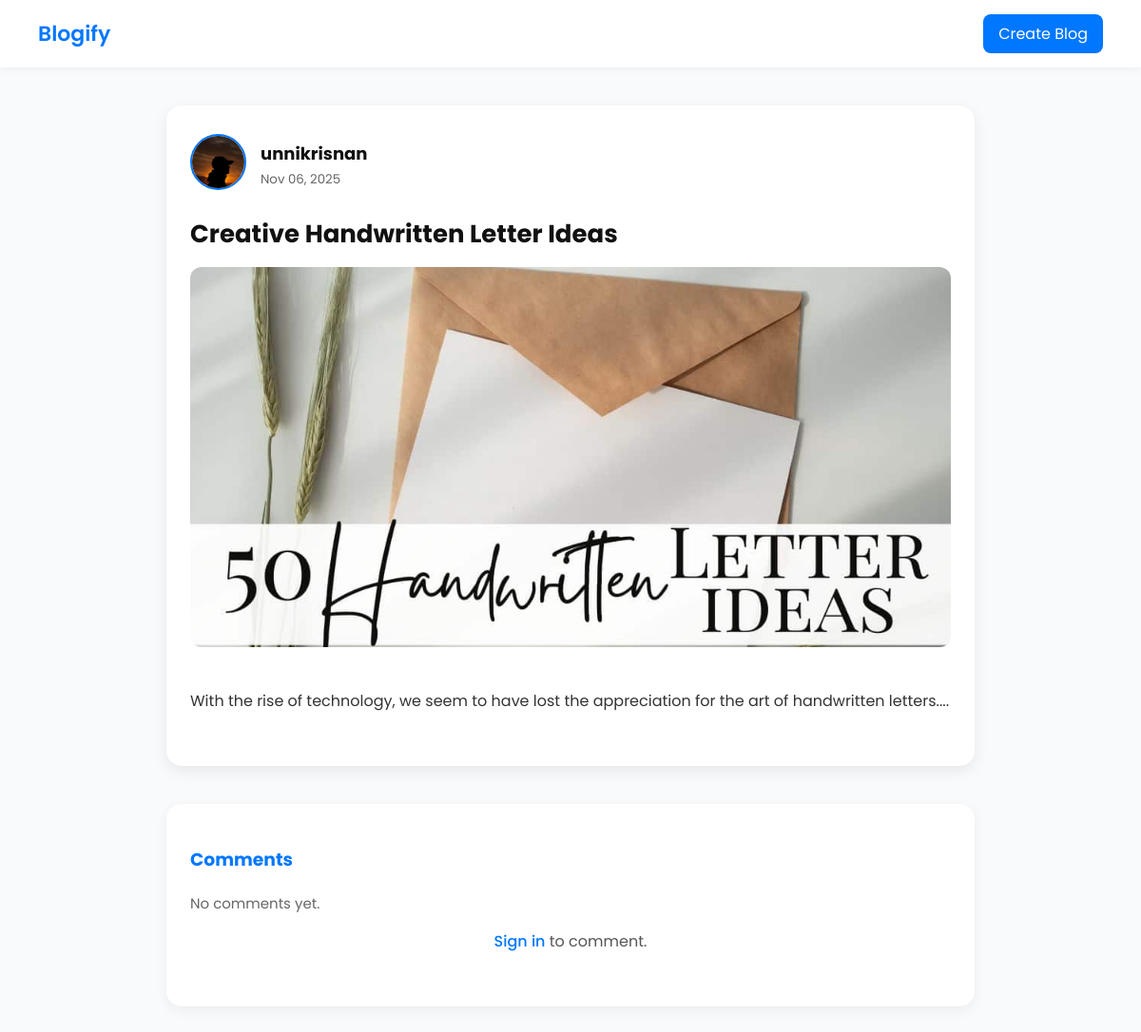
The page /post/8/ on the database as committed earlier.
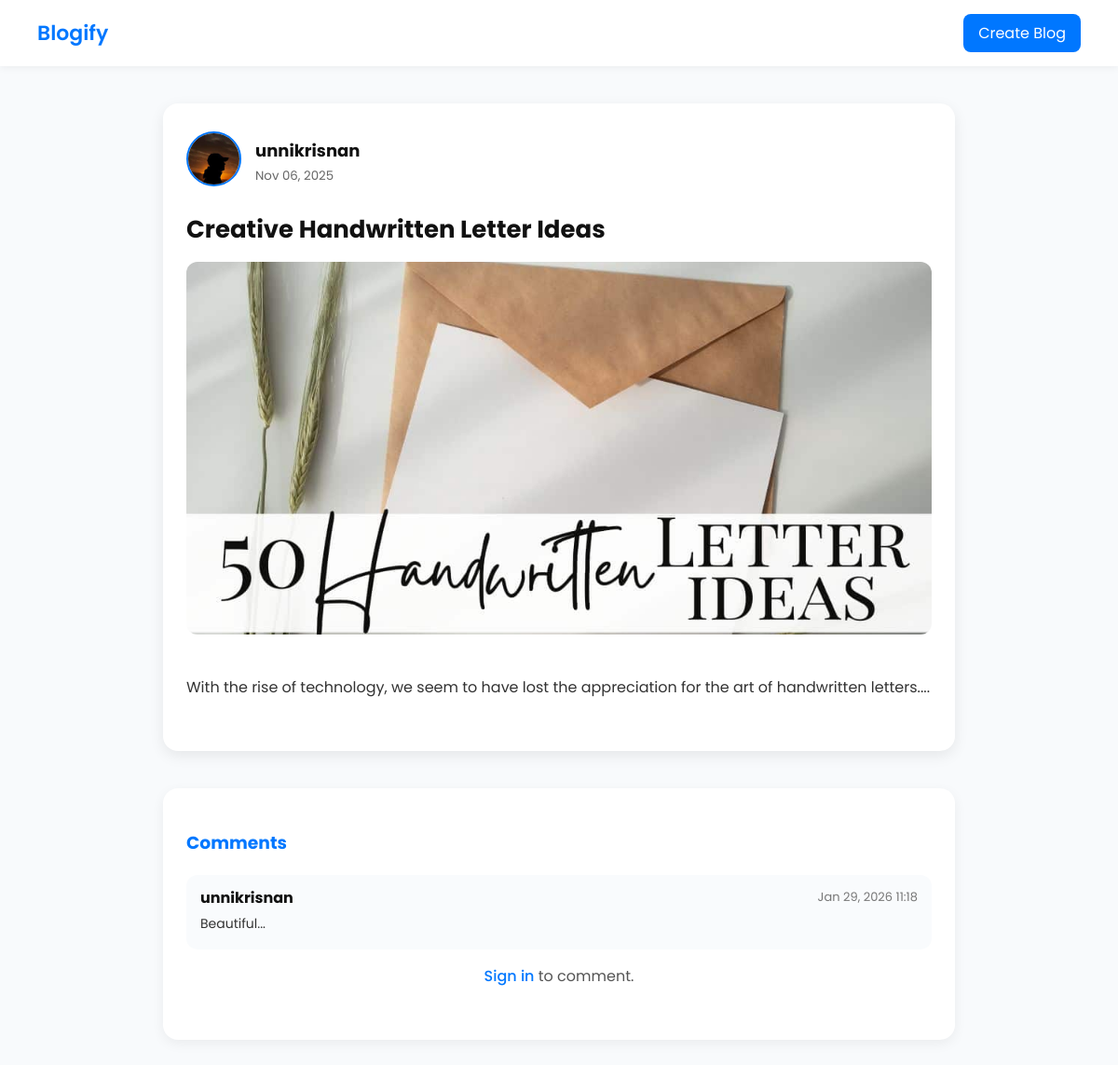
The same page on the database as committed later.
### app/models.py (models this page shows, shortened)
class Blog(models.Model):
    author = models.ForeignKey(User, on_delete=models.CASCADE)
    title = models.CharField(max_length=255)
    content = models.TextField()
    image = models.ImageField(upload_to='blog_images/', blank=True, null=True)
    category = models.ForeignKey(Category, on_delete=models.SET_NULL, null=True, blank=True, related_name='blogs')
    created_at = models.DateTimeField(auto_now_add=True)

class Profile(models.Model):
    user = models.OneToOneField(User, on_delete=models.CASCADE)
    image = models.ImageField(upload_to='profile_pics/', default='default.jpg')

class Comment(models.Model):
    post = models.ForeignKey(Blog, on_delete=models.CASCADE, related_name='comments')
    user = models.ForeignKey(User, on_delete=models.CASCADE)
    content = models.TextField()
    created_at = models.DateTimeField(auto_now_add=True)

### app/views.py (the view)
# urls.py: path('post/<int:id>/', views.post_detail, name='post_detail'),
def post_detail(request, id):
    post = get_object_or_404(Blog, id=id)
    return render(request, 'post_detail.html', {'post': post})

### templates/post_detail.html (shortened to what this page needs)
<!DOCTYPE html>
<html lang="en">
<head>
  {% load static %}
  <link rel="stylesheet" href="{% static 'css/post_detail.css' %}">
</head>
<body>
  <nav class="navbar">
    <a href="{% url 'home' %}" class="logo">Blogify</a>
    <a href="{% url 'crtblog' %}" class="btn">Create Blog</a>
  </nav>
  <div class="post-box">
    <div class="post-header">
      <a href="{% url 'profile' post.author.username %}">
        {% if post.author.profile.image %}
          <img src="{{ post.author.profile.image.url }}" alt="{{ post.author.username }}" class="profile-pic">
        {% else %}
          <img src="{% static 'images/default.jpg' %}" alt="Default" class="profile-pic">
        {% endif %}
      </a>
      <div class="author-info">
        <h3>{{ post.author.username }}</h3>
        <small>{{ post.created_at|date:"M d, Y" }}</small>
      </div>
    </div>
    <h2 class="post-title">{{ post.title }}</h2>
    {% if post.image %}
      <img src="{{ post.image.url }}" alt="{{ post.title }}" class="post-image">
    {% endif %}
    <div class="post-caption">
      <p>{{ post.content }}</p>
    </div>
  </div>
  <section class="comments-section">
    <h3>Comments</h3>
    {% for comment in post.comments.all %}
      <div class="comment">
        <div class="comment-header">
          <strong>{{ comment.user.username }}</strong>
          <span class="comment-date">{{ comment.created_at|date:"M d, Y H:i" }}</span>
        </div>
        <p>{{ comment.content }}</p>
      </div>
    {% empty %}
      <p class="no-comments">No comments yet.</p>
    {% endfor %}
    {% if user.is_authenticated %}
      <form action="{% url 'add_comment' post.id %}" method="POST" class="comment-form">
        {% csrf_token %}
        <textarea name="content" rows="2" placeholder="Add a comment..." required></textarea>
        <button type="submit">Post</button>
      </form>
    {% else %}
      <p class="signin-prompt"><a href="{% url 'loginusr' %}">Sign in</a> to comment.</p>
    {% endif %}
  </section>
</body>
</html>

### static/css/post_detail.css (style rules this page uses)
body { font-family: "Poppins", sans-serif; background: #f8fafc; margin: 0; color: #222; }
.navbar { display: flex; justify-content: space-between; align-items: center; background: #fff; padding: 15px 40px; box-shadow: 0 2px 8px rgba(0,0,0,0.05); }
.logo { font-size: 22px; font-weight: 600; color: #0077ff; text-decoration: none; }
.btn { background: #0077ff; color: #fff; padding: 8px 16px; border-radius: 8px; text-decoration: none; transition: 0.3s; }
.post-box { background: #fff; border-radius: 16px; box-shadow: 0 5px 16px rgba(0,0,0,0.08); padding: 30px 25px; max-width: 800px; margin: 40px auto; }
.post-header { display: flex; align-items: center; gap: 15px; }
.profile-pic { width: 55px; height: 55px; border-radius: 50%; object-fit: cover; border: 2px solid #0077ff; }
.author-info h3 { margin: 0; color: #111; font-size: 18px; }
.author-info small { color: #666; }
.post-title { margin: 20px 0 15px; font-size: 26px; color: #111; }
.post-image { width: 100%; border-radius: 12px; margin-bottom: 20px; object-fit: cover; max-height: 400px; }
.post-caption { color: #333; font-size: 16px; line-height: 1.7; margin-bottom: 25px; }
.comments-section { background: #fff; border-radius: 16px; box-shadow: 0 4px 14px rgba(0,0,0,0.06); padding: 25px 25px 40px; max-width: 800px; margin: 30px auto 60px; }
.comments-section h3 { color: #0077ff; margin-bottom: 20px; }
.comment { background: #f9fbfd; padding: 12px 15px; border-radius: 12px; margin-bottom: 15px; text-align: left; }
.comment-header { display: flex; justify-content: space-between; align-items: center; }
.comment strong { color: #111; }
.comment-date { color: #777; font-size: 13px; }
.comment p { margin: 5px 0; font-size: 14px; color: #333; }
.signin-prompt { text-align: center; color: #555; }
.signin-prompt a { color: #0077ff; text-decoration: none; font-weight: 500; }

Rows that differ between the two databases and show on the page:
added Comment: user.username "unnikrisnan", created_at "Jan 29, 2026 11:18", content "Beautiful..."
Other text that changed with them:
text no longer shown: "No comments yet."
